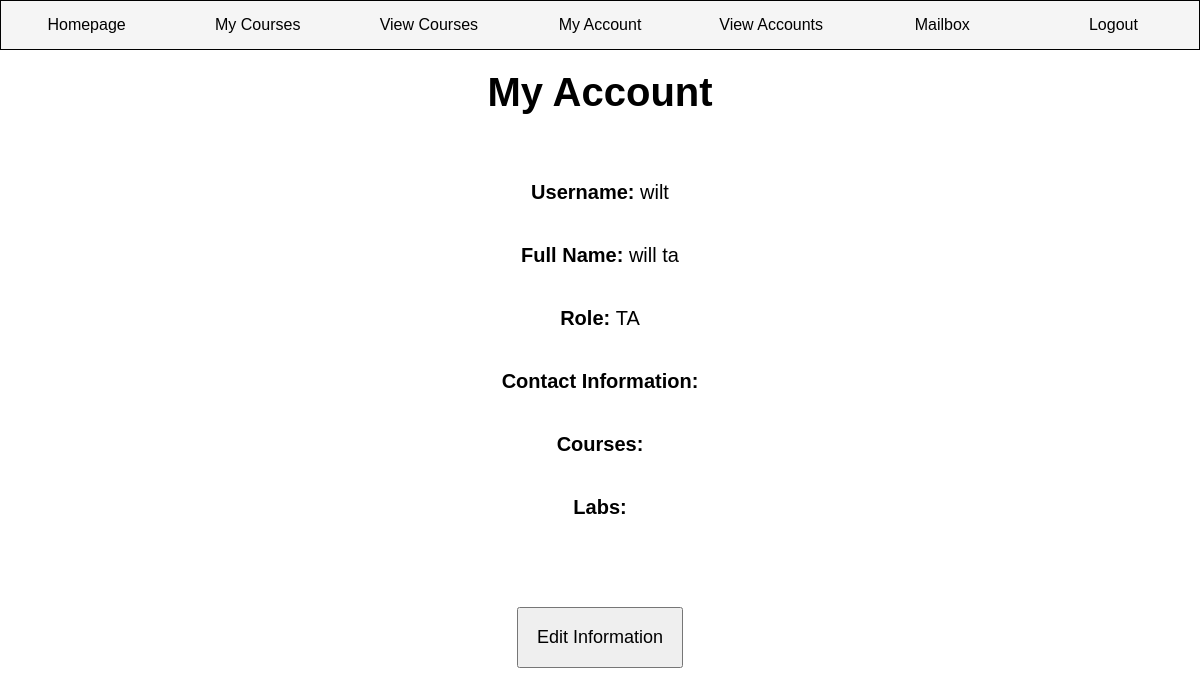
Before: /MyAccount/ (signed in) with the older database file.
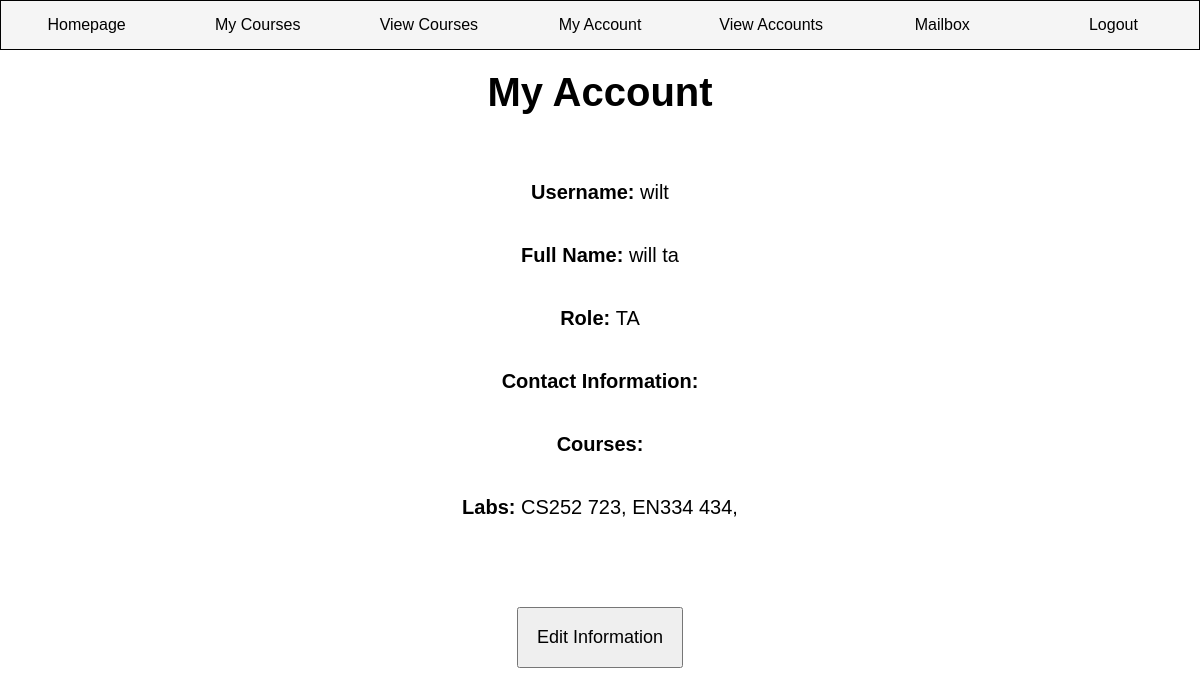
After: the same page with the newer database file.
### SchedulingAPP/models.py (models this page shows, shortened)
class User(models.Model):
    username = models.CharField(max_length=25)
    password = models.CharField(max_length=25)
    role = models.CharField(max_length=10, choices=Role.choices, default=Role.ta)
    email = models.CharField(max_length=40)
    first_name = models.CharField(max_length=25)
    last_name = models.CharField(max_length=25)
    def __str__(self):
        return "%s %s" % (self.first_name, self.last_name)

class Section(models.Model):
    section_num = models.CharField(max_length=3)
    ta = models.ForeignKey(User, on_delete=models.CASCADE)
    course = models.ForeignKey(Course, on_delete=models.CASCADE)
    days = models.CharField(max_length=23, choices=WeekDay.choices, default=WeekDay.Monday)
    time_start = models.CharField(max_length=5)
    time_end = models.CharField(max_length=5)
    location = models.CharField(max_length=25)

class Course(models.Model):
    course_name = models.CharField(max_length=20)
    instructor = models.ForeignKey(User, on_delete=models.CASCADE)
    semester = models.CharField(max_length=10, choices=Semester.choices, default=Semester.fall)
    days = models.CharField(max_length=23, choices=WeekDay.choices, default=WeekDay.Monday)
    time_start = models.CharField(max_length=5)
    time_end = models.CharField(max_length=5)
    location = models.CharField(max_length=25)

### SchedulingAPP/views.py (the view, shortened to what this page needs)
# urls.py: path('MyAccount/', MyAccount.as_view()),
class MyAccount(View):
    def get(self, request):
        my_user = UserClass.get_user(request.session["session_username"])
        return render(request, "MyAccount.html", {"username": UserClass.get_username(my_user),
                                                  "full_name": UserClass.get_full_name(my_user),
                                                  "role": UserClass.get_role(my_user),
                                                  "email": UserClass.get_email(my_user),
                                                  "courses": UserClass.get_courses(my_user),
                                                  "sections": UserClass.get_sections(my_user)})

### classes/UserClass.py (called while the page is built)
def get_user(username):
    return User.objects.get(username=username)

def get_username(user):
    return user.username

def get_role(user):
    return user.role

def get_email(user):
    return user.email

def get_full_name(user):
    return user.__str__

def get_courses(user):
    return user.course_set.all()

def get_sections(user):
    return user.section_set.all()

### templates/MyAccount.html
<!DOCTYPE html>
<html lang="en">
<head>
{% load static %}
    <link rel="stylesheet" href="{% static 'MyAccount.css' %}">
</head>
<body>
    <nav>
        <ul class="navlinks">
            <li> {% if role == "Supervisor" %}
                <a href="/supervisorHomepage/">Homepage</a>
                {%  elif role == "Instructor" %}
                <a href="/instructorHomepage">Homepage</a>
                {% elif role == "TA" %}
                <a href="/TAHomepage">Homepage</a>
                {% endif %}
            </li>
            <li><a href="/viewCourses/">My Courses</a></li>
            <li><a href="/viewAllCourses/">View Courses</a></li>
            <li><a href="/MyAccount/">My Account</a></li>
            <li><a href="/viewAccounts/">View Accounts</a></li>
            <li><a href="/notification/">Mailbox</a></li>
            <li><a href="/">Logout</a></li>
        </ul>
    </nav>
<div  class="form">
    <h1>My Account
    </h1>
    <br></br>
    <form action = "/MyAccount/" method = "get">
        <div><a class="field">Username: </a>{{ username }}</div>
        <div><a class="field">Full Name: </a> {{ full_name}}</div>
        <div><a class="field">Role: </a>{{ role }}</div>
        <div><a class="field">Contact Information: </a>{{ email }}</div>
        <div><a class="field">Courses: </a>{% for x in courses %} {{ x.course_name }}, {% endfor %}</div>
        <div><a class="field">Labs: </a>{% for x in sections %} {{ x.course.course_name }} {{ x.section_num }}, {% endfor %}</div>
    </form>
    <br></br>
    <button>Edit Information</button>
</div>
</body>

### static/MyAccount.css (style rules this page uses)
* { margin: 0; padding: 0; font-family: Arial; }
nav ul { display: flex; flex-direction: row; align-items:stretch; padding: 0; text-align: left; list-style: none; margin: 0px; }
nav ul li { flex: 1; }
nav { margin: 0px; border: 1px solid black; }
nav ul li a { display: block; background-color: whitesmoke; color: black; text-decoration: none; text-align: center; padding: 15px 0 15px 0; font-size: 1em; }
body { background-position: center; height: 100vh; background-image:url("https://cdn.discordapp.com/attachments/1042143501023977484/1047327132994523196/background.png"); font-family: arial, sans-serif; background-size: cover; }
h1 { font-family: Arial; text-align: center; }
.field { font-weight: bold; font-family: Arial; font-size: 20px; }
div { padding: 20px; font-family: Arial; font-size: 20px; text-align: center; }
button { font-size: 18px; font-family: Arial; text-align: center; padding: 18px; margin: 22px 100px; display: inline-block; width: 50px 50px; }

Changed rows visible on the page:
added Section: course.course_name "CS252", section_num "723"
added Section: course.course_name "EN334", section_num "434"
